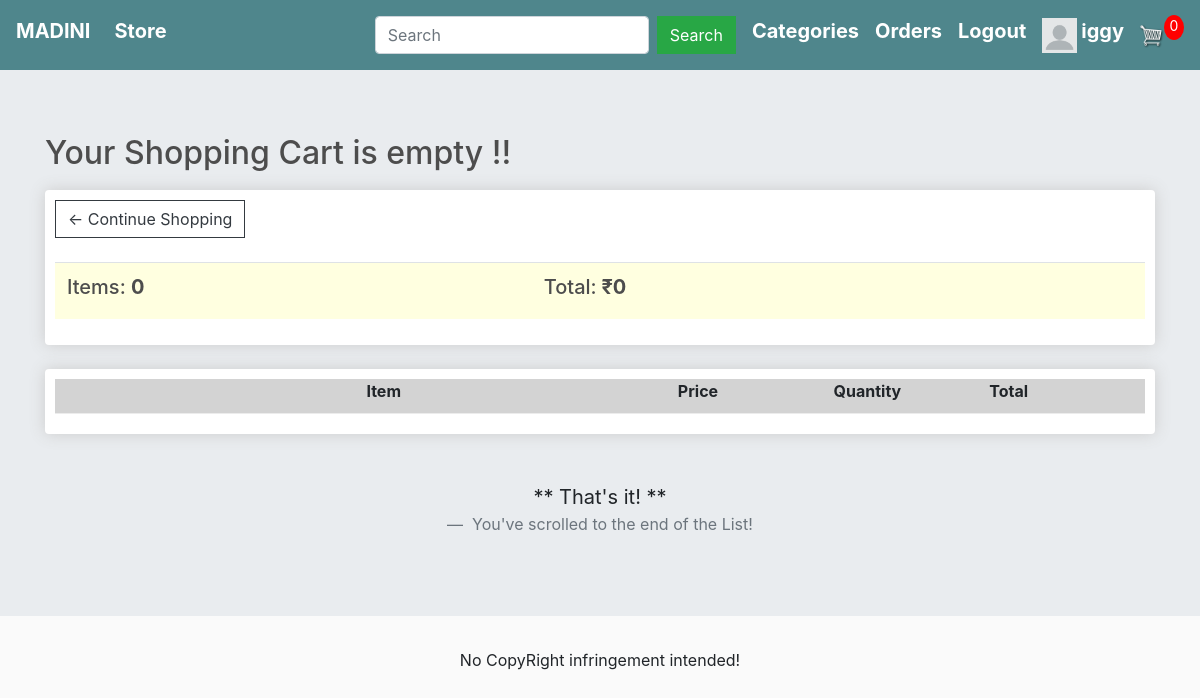
The page /cart/ (signed in) on the database as committed earlier.
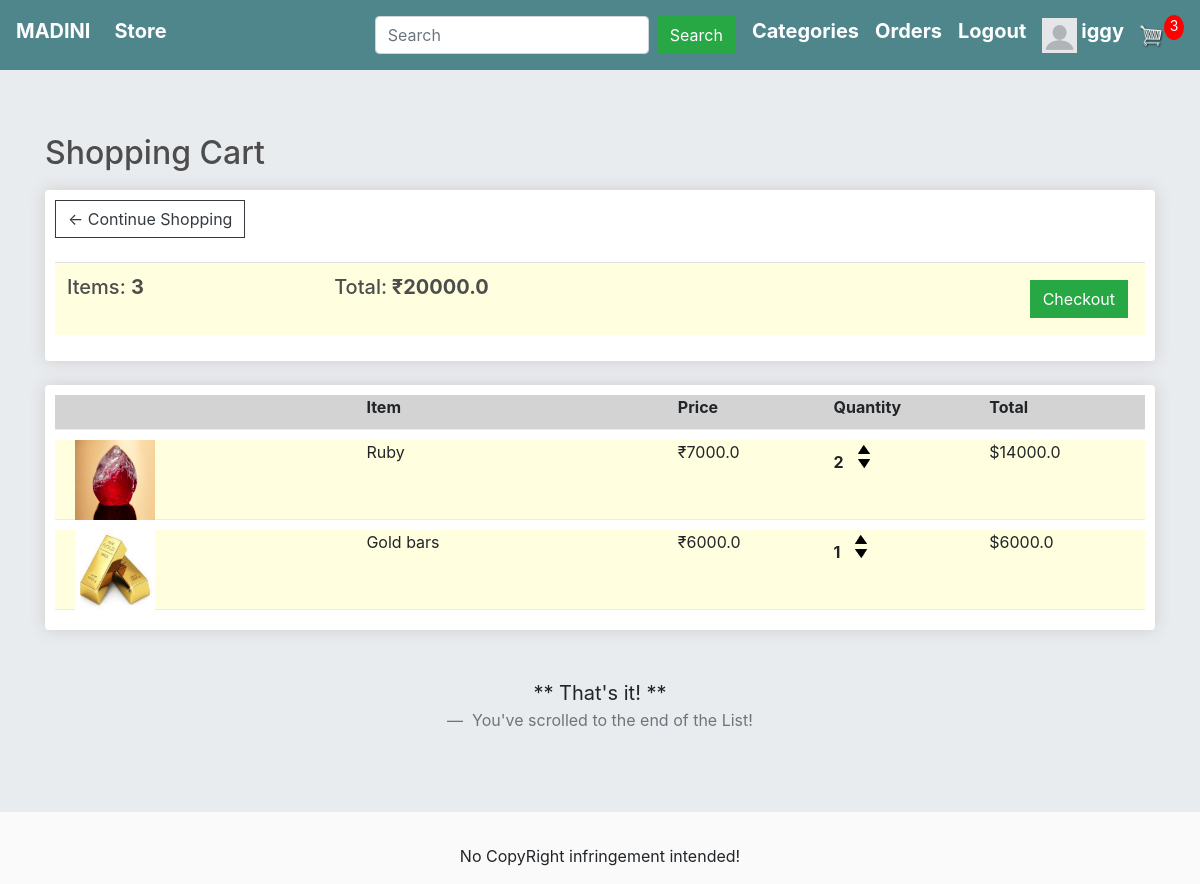
The same page on the database as committed later.
### store/models.py (models this page shows, shortened)
class OrderItem(models.Model):
    user = models.ForeignKey(User,on_delete=models.CASCADE,null=True,blank=False)
    product = models.ForeignKey(Product,on_delete=models.CASCADE,null=True,blank=False)
    date_ordered = models.DateTimeField(auto_now_add=True)
    quantity = models.IntegerField(default=0,blank=True,null=True)
    @property
    def get_total(self):
        total = self.product.price * self.quantity
        return total

class Product(models.Model):
    category = models.ManyToManyField(ProductCategories)
    seller = models.ForeignKey(Seller, on_delete=models.CASCADE)
    name = models.CharField(max_length=100,blank=False,name=False)
    price = models.FloatField(blank=False,null=False)
    measurement = models.CharField(max_length=100,blank=False,name=False)
    image = models.ImageField(null=True,blank=True)
    description = models.TextField(null=True,blank=True)
    @property
    def get_imageURL(self):
        try:
            url = self.image.url
        except:
            url = ''
        return url

### store/views.py (the view)
# urls.py: path('cart/',views.cart,name='cart'),
def cart(request):
    items = []
    total_cost_cart=0
    total_item_cart=0
    if request.user.is_authenticated:
        items = OrderItem.objects.filter(user = request.user)
        for item in items:
            total_item_cart += item.quantity
        for item in items:
            total_cost_cart += item.get_total
    if total_item_cart==0:
        check = False
    else:
        check = True
    product_categories = ProductCategories.objects.all()
    context = {
        'items' : items ,
        'total_item_cart' : total_item_cart,
        'total_cost_cart' : total_cost_cart,
        'check':check,
        'product_categories': product_categories,
    }
    return render(request, 'store/cart.html', context)

### store/templates/store/cart.html
{% extends 'store/main.html' %}
{% load static %}
{% block content %}
	{% if total_item_cart %}
		<h2>Shopping Cart</h2>
	{% else %}
		<h2>Your Shopping Cart is empty !!</h2>
	{% endif %}
	<div class="row">
		<div class="col-lg-12">
			<div class="box-element">
				<a  class="btn btn-outline-dark" href="{% url 'store' %}">&#x2190; Continue Shopping</a>
				<br>
				<br>
				<table class="table" style="background-color: lightyellow">
					<tr>
						<th><h5>Items: <strong>{{total_item_cart}}</strong></h5></th>
						<th><h5>Total:<strong> &#8377;{{total_cost_cart}}</strong></h5></th>
						<th>
							{% if check %}
								<a  style="float:right; margin:5px;" class="btn btn-success" href="{% url 'checkout' %}">Checkout</a>
							{% endif %}
						</th>
					</tr>
				</table>
			</div>
			<br>
			{% if request.user.is_authenticated %}
				<div class="box-element">
						<div class="cart-row" style="background-color: lightgray">
							<div style="flex:2"></div>
							<div style="flex:2"><strong>Item</strong></div>
							<div style="flex:1"><strong>Price</strong></div>
							<div style="flex:1"><strong>Quantity</strong></div>
							<div style="flex:1"><strong>Total</strong></div>
						</div>
					{% for item in items %}
						<div class="cart-row" style="background-color: lightyellow; height: 80px">
							<div style="flex:2"><a href="{% url 'item_detail' item.product.id %}"><img class="row-image" src="{{item.product.get_imageURL}}" style="width: 80px; height: 80px;margin-left: 20px"></a></div>
							<div style="flex:2"><p>{{item.product.name}}</p></div>
							<div style="flex:1"><p>&#8377;{{item.product.price}}</p></div>
							<div style="flex:1">
								<p class="quantity">{{item.quantity}}</p>
								<div class="quantity">
									<img action ="add" product_id ="{{item.product.id}}"  class="update_cart_quantity chg-quantity" src="{% static  'images/arrow-up.png' %}">
									<img action ="remove" product_id ="{{item.product.id}}" class="update_cart_quantity chg-quantity " src="{% static  'images/arrow-down.png' %}">
								</div>
							</div>
							<div style="flex:1"><p>${{item.get_total}}</p></div>
						</div>
					{% endfor %}
				</div>
			{% endif %}
		</div>
	</div>
	<br><br>
	<blockquote class="blockquote text-center">
		<p class="mb-0">** That's it! **</p>
		<footer class="blockquote-footer"> You've scrolled to the end of the List!</footer>
	</blockquote>
{% endblock content %}

### store/templates/store/main.html (shortened to what this page needs)
<!DOCTYPE html>
{% load static %}
<html>
<head>
	<link rel="stylesheet" href="https://stackpath.bootstrapcdn.com/bootstrap/4.4.1/css/bootstrap.min.css">
	<link rel="stylesheet" href="https://maxcdn.bootstrapcdn.com/bootstrap/4.0.0/css/bootstrap.min.css">
	<link rel="stylesheet" href="https://cdnjs.cloudflare.com/ajax/libs/font-awesome/5.14.0/css/all.min.css" />
	<link rel="stylesheet" type="text/css" href="{% static 'store/css/main.css' %}">
</head>
<body>
	<nav class="navbar navbar-expand-lg navbar-dark bg-dark">
	  <h5><strong><a class="navbar-brand" href="{% url 'store' %}" style="color: white">MADINI</a></strong></h5>
	  <div class="collapse navbar-collapse" id="navbarSupportedContent">
	    <ul class="navbar-nav mr-auto">
	      <li class="nav-item active">
	        <h5><strong><a class="nav-link" href="{% url 'store' %}" style="color: white">Store <span class="sr-only">(current)</span></a></strong></h5>
	      </li>
	    </ul>
	    <div class="form-inline my-2 my-lg-0">
	    	<form method="get" action="{% url 'search' %}" class="form-inline my-2 my-lg-0">
					<input type="search" name="search" aria-label="Search" placeholder="Search" class="form-control mr-sm-2">
					<button class="btn btn-success my-2 mr-sm-3" type="submit">Search</button>
			</form>
			<div class="dropdown mr-sm-3">
					  <h5><strong><a style="color: white">Categories</a></strong></h5>
			</div>
	    	{% if request.user.is_authenticated %}
	     		<h5 class="mr-sm-3"><strong><a href="{% url 'order_details' %}" style="color: white">Orders</a></strong></h5>
	     		<h5 class="mr-sm-3"><strong><a href="{% url 'user_logout' %}" style="color: white">Logout</a></strong></h5>
	     		{% if request.user.profile.photo %}
					<a href="{% url 'profilepage' username=user.username %}"><img class="mr-sm-1" src="{{ request.user.profile.photo.url }}" width="35" height="35"></a>
				{% else %}
					<a href="{% url 'profilepage' username=user.username %}"><img class="mr-sm-1" src="/static/images/default.png" width="35" , height="35"></a>
				{% endif %}
		    	<h5><strong><a href="{% url 'profilepage' username=request.user.username %}" style="color: white">{{request.user.username}}</a></strong></h5>
	     	{% else %}
	     		<h5 class="mr-sm-3"><strong><a href="{% url 'user_login' %}" style="color: white">Login</a></strong></h5>
	     		<div>
		     		<h5 class="mr-sm-3"><strong><a href="{% url 'register' %}" style="color: white">SignUp</a></strong></h5>
	     		</div>
	     	{% endif %}
	     	<a href="{% url 'cart' %}">
	    		<img  id="cart-icon" src="{% static 'images/cart.png' %}">
	    	</a>
	    	<p id="cart-total">{{total_item_cart}}</p>
	    </div>
	  </div>
	</nav>
	<div class="jumbotron jumbotron-fluid">
		<div class="container container-fluid">
			{% block content %}
			{% endblock %}
		</div>
	</div>
	<footer class="footer">
		<p style="text-align: center;">No CopyRight infringement intended!</p>
	</footer>
</body>
</html>

### store/static/store/css/main.css (style rules this page uses)
body { background-color: hsl(0, 0%, 98%); }
h1,h2,h3,h4,h5,h6 { color:hsl(0, 0%, 30%); }
.box-element { box-shadow:hsl(0, 0%, 80%) 0 0 16px; background-color: #fff; border-radius: 4px; padding: 10px; }
.bg-dark { background-color: #4f868c!important; }
#cart-icon { width:25px; display: inline-block; margin-left: 15px; }
#cart-total { display: block; text-align: center; color:#fff; background-color: red; width: 20px; height: 25px; border-radius: 50%; font-size: 14px; }
.col-lg-4, .col-lg-6, .col-lg-8, .col-lg-12 { margin-top: 10px; }
.btn { border-radius: 0; }
.row-image { width: 100px; }
.cart-row { display: flex; align-items: flex-stretch; padding-bottom: 10px; margin-bottom: 10px; border-bottom: 1px solid #ececec; }
.quantity { display: inline-block; font-weight: 700; padding-right:10px; }
.chg-quantity { width: 12px; cursor: pointer; display: block; margin-top: 5px; transition:.1s; }

### store/templates/store/main.html (style rules this page uses)
.dropdown { position: relative; display: inline-block; }

Rows that differ between the two databases and show on the page:
added OrderItem: product.get_imageURL (picture), product.name "Ruby", product.price "7000.0", quantity "2", get_total "14000.0"
added OrderItem: product.get_imageURL (picture), product.name "Gold bars", product.price "6000.0", quantity "1", get_total "6000.0"
Other text that changed with them:
{{ total_item_cart }}: "0" → "3"
{{ total_cost_cart }}: "0" → "20000.0"
text no longer shown: "Your Shopping Cart is empty !!"
text now shown: "Shopping Cart Checkout"
